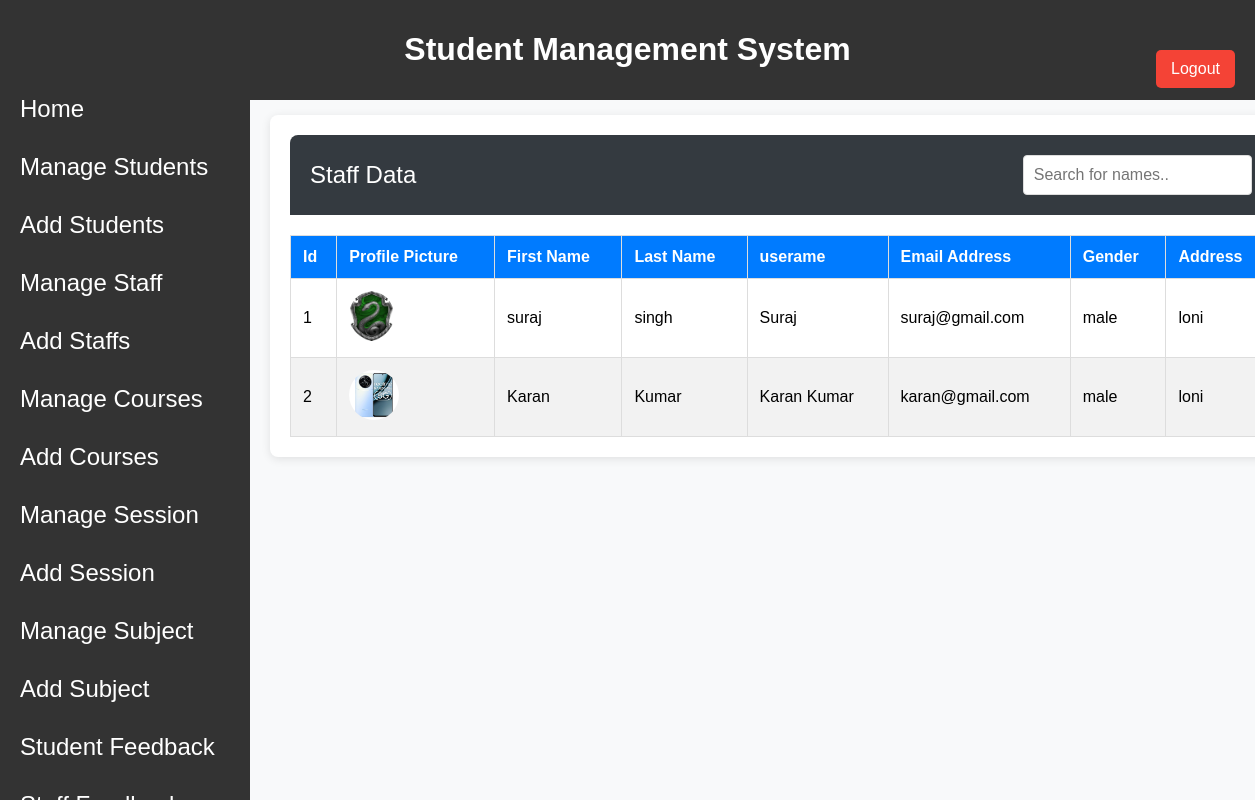
The app's page /manage_staff/ with its own data.
### college_app/models.py (models this page shows, shortened)
class Staff(models.Model):
    staff_id = models.UUIDField(default=uuid.uuid4, unique=True, primary_key=True)
    profile_pic = models.ImageField(
        upload_to=generate_staff_image_path, blank=True, null=True
    )
    gender = models.CharField(max_length=50)
    admin = models.OneToOneField(User, on_delete=models.CASCADE)
    address = models.TextField()
    created_at = models.DateTimeField(auto_now_add=True)
    updated_at = models.DateTimeField(auto_now=True)

class User(AbstractBaseUser, PermissionsMixin):
    email = models.EmailField(blank=True, default="", unique=True)
    first_name = models.CharField(max_length=255, blank=True, default="")
    last_name = models.CharField(max_length=255, blank=True, default="")
    username = models.CharField(max_length=255, blank=True, default="")
    is_active = models.BooleanField(default=True)
    is_hod = models.BooleanField(default=False)
    is_staff = models.BooleanField(default=False)
    is_student = models.BooleanField(default=False)
    is_teacher = models.BooleanField(default=False)
    date_joined = models.DateTimeField(default=timezone.now)
    last_login = models.DateTimeField(blank=True, null=True)
    objects = CustomUserManager()
    USERNAME_FIELD = "email"
    EMAIL_FIELD = "email"
    REQUIRED_FIELDS = ["username", "first_name"]
    class Meta:
        verbose_name = "User"
        verbose_name_plural = "Users"

### college_app/views.py (the view)
# urls.py: path("manage_staff/", manage_staff, name="manage_staff"),
def manage_staff(request):
    staff_obj = Staff.objects.all()
    return render(request, "managestaff.html", {"staff_obj": staff_obj})

### college_app/templates/managestaff.html (shortened to what this page needs)
{% extends "hod.html" %}
{% load static %}
{% block content %}
<html>
    <head>
    </head>
    <body>
        <div class="content">
            <div class="student-table-header">
                <h2>Staff Data</h2>
                <input type="text" id="searchInput" onkeyup="searchTable()" placeholder="Search for names..">
            </div>
             <div class="student-table">
        <table border="1">
            <thead>
                <tr>
                    <th>Id</th>
                    <th>Profile Picture</th>
                    <th>First Name</th>
                    <th>Last Name</th>
                    <th>userame</th>
                    <th>Email Address</th>
                    <th>Gender</th>
                    <th>Address</th>
                </tr>
            </thead>
            <tbody>
                {% for i in staff_obj %}
                   <tr>
                    <td>{{forloop.counter}}</td>
                    <td><img src="{{i.profile_pic.url}}" alt="Profile Picture"></td>
                    <td>{{i.admin.first_name}}</td>
                    <td>{{i.admin.last_name}}</td>
                    <td>{{i.admin.username}}</td>
                    <td>{{i.admin.email}}</td>
                    <td>{{i.gender}}</td>
                    <td>{{i.address}}</td>
                </tr>
                {% endfor %}
            </tbody>
        </table>
    </div>
        </div>
    </body>
</html>
{% endblock content %}

### college_app/templates/hod.html (shortened to what this page needs)
{% load static %}
<!DOCTYPE html>
<html lang="en">
<head>
    <link rel="stylesheet" href="{% static 'css/hod.css' %}">
</head>
<body>
<div class="header">
    <h1>Student Management System</h1>
    <a href="{% url 'custom_logout' %}" class="logout">Logout</a>
</div>
<div class="navbar">
    <a href="#home">Home</a>
    <a href="{% url 'manage_student' %}">Manage Students</a>
    <a href="{% url 'add_student' %}">Add Students</a>
    <a href="{% url 'manage_staff' %}">Manage Staff</a>
    <a href="{% url 'add_staff' %}">Add Staffs</a>
    <a href="{% url 'manage_course' %}">Manage Courses</a>
    <a href="{% url 'add_course' %}">Add Courses</a>
    <a href="{% url 'manage_session' %}">Manage Session</a>
    <a href="{% url 'add_session' %}">Add Session</a>
    <a href="{% url 'manage_subject' %}">Manage Subject</a>
    <a href="{% url 'add_subject' %}">Add Subject</a>
    <a href="{% url 'student_feedback' %}">Student Feedback</a>
    <a href="{% url 'staff_feedback' %}">Staff Feedback</a>
</div>
{% block content %}
{% endblock content %}
</body>
</html>

### college_app/static/css/hod.css (style rules this page uses)
body { font-family: Arial, sans-serif; background-color: #f4f4f4; margin: 0; padding: 50px; }
.header { width: 100%; background-color: #333; color: #fff; text-align: center; padding: 10px 0; position: fixed; top: 0; left: 0; z-index: 1000; }
.header .logout { float: right; margin-right: 20px; margin-top: -40px; color: #fff; background-color: #f44336; padding: 10px 15px; text-decoration: none; border-radius: 5px; font-size: 1rem; transition: background-color 0.3s; }
.navbar { width: 250px; background-color: #333; color: #fff; position: fixed; top: 60px; left: 0; height: calc(100% - 60px); padding-top: 20px; z-index: 999; }
.navbar a { display: block; color: #fff; padding: 15px 20px; text-decoration: none; font-size: 1.5rem; }

### college_app/templates/hod.html (style rules this page uses)
.navbar { max-height: 100vh; overflow-y: auto; }

### college_app/templates/managestaff.html (style rules this page uses)
body { font-family: Arial, sans-serif; background-color: #f8f9fa; }
.content { width: 85%; margin: 65px 0px 0px 220px; padding: 20px; background-color: #fff; box-shadow: 0 2px 10px rgba(0, 0, 0, 0.1); border-radius: 8px; }
.student-table { margin-top: 20px; }
.student-table-header { display: flex; justify-content: space-between; align-items: center; background-color: #343a40; color: white; padding: 20px; border-top-left-radius: 8px; border-top-right-radius: 8px; }
.student-table-header h2 { margin: 0; font-weight: normal; }
.student-table-header input[type="text"] { padding: 10px; border: 1px solid #ddd; border-radius: 4px; font-size: 16px; box-sizing: border-box; transition: box-shadow 0.3s, border-color 0.3s; outline: none; }
.student-table table { width: 100%; border-collapse: collapse; margin-top: 10px; }
.student-table th, .student-table td { padding: 12px; border: 1px solid #ddd; text-align: left; }
.student-table th { background-color: #007bff; color: white; font-weight: bold; }
.student-table tbody tr:nth-child(even) { background-color: #f2f2f2; }
.student-table img { max-width: 50px; max-height: 50px; border-radius: 50%; }

### records on screen
Staff: profile_pic (picture), admin.first_name "suraj", admin.last_name "singh", admin.username "Suraj", admin.email "suraj@gmail.com", gender "male", address "loni"
Staff: profile_pic (picture), admin.first_name "Karan", admin.last_name "Kumar", admin.username "Karan Kumar", admin.email "karan@gmail.com", gender "male", address "loni"
